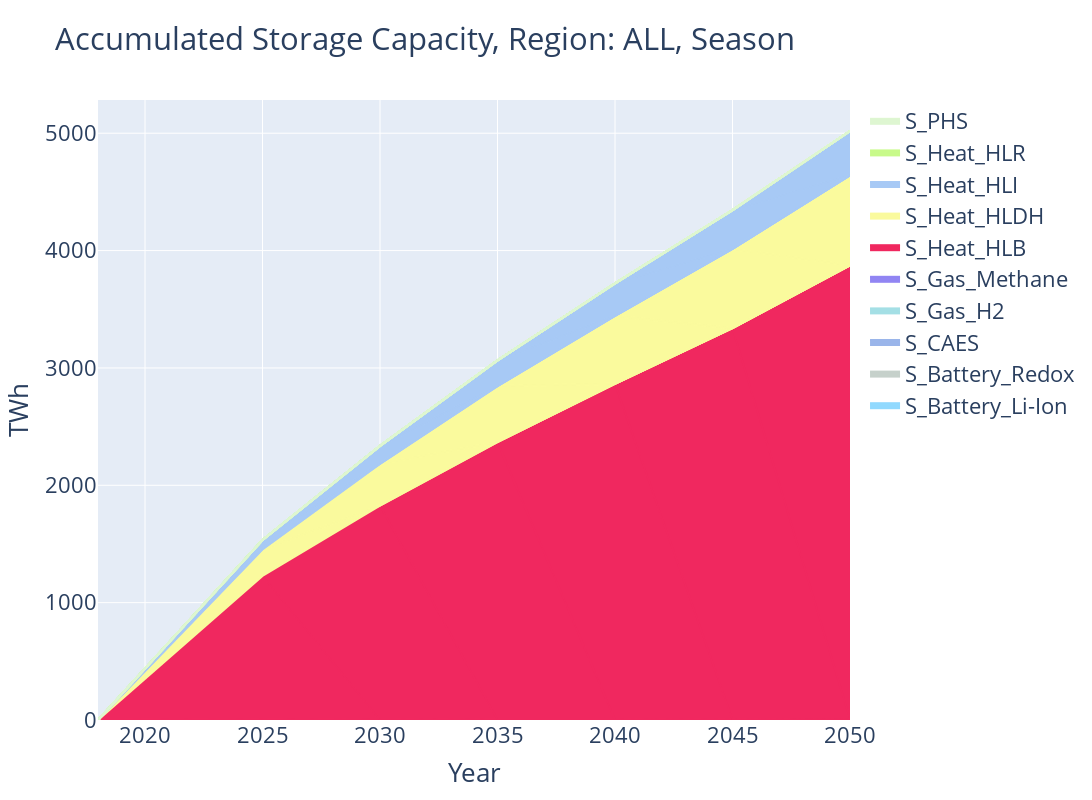

Source (notebook cell):
### Code cell
#stacked_accumulated_energy(DAILY_DATA, region=REGION, title_addon="Daily", write_fig=WRITE_FIGS)[0].show()
fig, s_over_zero = stacked_accumulated_energy(SEASON_DATA, region=REGION, title_addon="Season", write_fig=WRITE_FIGS)
fig.show()

### Figure 1 — Plotly figure (JSON) as saved in the notebook; plotly's stock layout.template omitted (floating-point values rounded to 4 significant figures)
{"data": [{"fillcolor": "#91d9fe", "legendgroup": "S_Battery_Li-Ion", "line": {"color": "#91d9fe"}, "name": "S_Battery_Li-Ion", "showlegend": true, "stackgroup": "one", "type": "scatter", "x": [2018], "y": [2.252e-13]}, {"fillcolor": "#91d9fe", "legendgroup": "S_Battery_Li-Ion", "line": {"color": "#91d9fe"}, "name": "S_Battery_Li-Ion", "showlegend": false, "stackgroup": "one", "type": "scatter", "x": [2025], "y": [1.548e-12]}, {"fillcolor": "#91d9fe", "legendgroup": "S_Battery_Li-Ion", "line": {"color": "#91d9fe"}, "name": "S_Battery_Li-Ion", "showlegend": false, "stackgroup": "one", "type": "scatter", "x": [2030], "y": [5.274e-12]}, {"fillcolor": "#91d9fe", "legendgroup": "S_Battery_Li-Ion", "line": {"color": "#91d9fe"}, "name": "S_Battery_Li-Ion", "showlegend": false, "stackgroup": "one", "type": "scatter", "x": [2035], "y": [2.039e-11]}, {"fillcolor": "#91d9fe", "legendgroup": "S_Battery_Li-Ion", "line": {"color": "#91d9fe"}, "name": "S_Battery_Li-Ion", "showlegend": false, "stackgroup": "one", "type": "scatter", "x": [2040], "y": [8.663e-11]}, {"fillcolor": "#91d9fe", "legendgroup": "S_Battery_Li-Ion", "line": {"color": "#91d9fe"}, "name": "S_Battery_Li-Ion", "showlegend": false, "stackgroup": "one", "type": "scatter", "x": [2045], "y": [2.699e-10]}, {"fillcolor": "#91d9fe", "legendgroup": "S_Battery_Li-Ion", "line": {"color": "#91d9fe"}, "name": "S_Battery_Li-Ion", "showlegend": false, "stackgroup": "one", "type": "scatter", "x": [2050], "y": [3.374e-09]}, {"fillcolor": "#c6d1cb", "legendgroup": "S_Battery_Redox", "line": {"color": "#c6d1cb"}, "name": "S_Battery_Redox", "showlegend": true, "stackgroup": "one", "type": "scatter", "x": [2018], "y": [1.48e-13]}, {"fillcolor": "#c6d1cb", "legendgroup": "S_Battery_Redox", "line": {"color": "#c6d1cb"}, "name": "S_Battery_Redox", "showlegend": false, "stackgroup": "one", "type": "scatter", "x": [2025], "y": [9.084e-13]}, {"fillcolor": "#c6d1cb", "legendgroup": "S_Battery_Redox", "line": {"color": "#c6d1cb"}, "name": "S_Battery_Redox", "showlegend": false, "stackgroup": "one", "type": "scatter", "x": [2030], "y": [3.262e-12]}, {"fillcolor": "#c6d1cb", "legendgroup": "S_Battery_Redox", "line": {"color": "#c6d1cb"}, "name": "S_Battery_Redox", "showlegend": false, "stackgroup": "one", "type": "scatter", "x": [2035], "y": [7.693e-12]}, {"fillcolor": "#c6d1cb", "legendgroup": "S_Battery_Redox", "line": {"color": "#c6d1cb"}, "name": "S_Battery_Redox", "showlegend": false, "stackgroup": "one", "type": "scatter", "x": [2040], "y": [8.894e-12]}, {"fillcolor": "#c6d1cb", "legendgroup": "S_Battery_Redox", "line": {"color": "#c6d1cb"}, "name": "S_Battery_Redox", "showlegend": false, "stackgroup": "one", "type": "scatter", "x": [2045], "y": [1.173e-11]}, {"fillcolor": "#c6d1cb", "legendgroup": "S_Battery_Redox", "line": {"color": "#c6d1cb"}, "name": "S_Battery_Redox", "showlegend": false, "stackgroup": "one", "type": "scatter", "x": [2050], "y": [5.208e-11]}, {"fillcolor": "#9ab5ea", "legendgroup": "S_CAES", "line": {"color": "#9ab5ea"}, "name": "S_CAES", "showlegend": true, "stackgroup": "one", "type": "scatter", "x": [2018], "y": [7.2e-12]}, {"fillcolor": "#9ab5ea", "legendgroup": "S_CAES", "line": {"color": "#9ab5ea"}, "name": "S_CAES", "showlegend": false, "stackgroup": "one", "type": "scatter", "x": [2025], "y": [4.124e-10]}, {"fillcolor": "#9ab5ea", "legendgroup": "S_CAES", "line": {"color": "#9ab5ea"}, "name": "S_CAES", "showlegend": false, "stackgroup": "one", "type": "scatter", "x": [2030], "y": [1.073e-09]}, {"fillcolor": "#9ab5ea", "legendgroup": "S_CAES", "line": {"color": "#9ab5ea"}, "name": "S_CAES", "showlegend": false, "stackgroup": "one", "type": "scatter", "x": [2035], "y": [2.08e-09]}, {"fillcolor": "#9ab5ea", "legendgroup": "S_CAES", "line": {"color": "#9ab5ea"}, "name": "S_CAES", "showlegend": false, "stackgroup": "one", "type": "scatter", "x": [2040], "y": [3.851e-09]}, {"fillcolor": "#9ab5ea", "legendgroup": "S_CAES", "line": {"color": "#9ab5ea"}, "name": "S_CAES", "showlegend": false, "stackgroup": "one", "type": "scatter", "x": [2045], "y": [7.241e-09]}, {"fillcolor": "#9ab5ea", "legendgroup": "S_CAES", "line": {"color": "#9ab5ea"}, "name": "S_CAES", "showlegend": false, "stackgroup": "one", "type": "scatter", "x": [2050], "y": [4.848e-08]}, {"fillcolor": "#a4dfe5", "legendgroup": "S_Gas_H2", "line": {"color": "#a4dfe5"}, "name": "S_Gas_H2", "showlegend": true, "stackgroup": "one", "type": "scatter", "x": [2018], "y": [1.421e-11]}, {"fillcolor": "#a4dfe5", "legendgroup": "S_Gas_H2", "line": {"color": "#a4dfe5"}, "name": "S_Gas_H2", "showlegend": false, "stackgroup": "one", "type": "scatter", "x": [2025], "y": [3.563e-10]}, {"fillcolor": "#a4dfe5", "legendgroup": "S_Gas_H2", "line": {"color": "#a4dfe5"}, "name": "S_Gas_H2", "showlegend": false, "stackgroup": "one", "type": "scatter", "x": [2030], "y": [2.064e-09]}, {"fillcolor": "#a4dfe5", "legendgroup": "S_Gas_H2", "line": {"color": "#a4dfe5"}, "name": "S_Gas_H2", "showlegend": false, "stackgroup": "one", "type": "scatter", "x": [2035], "y": [1.266]}, {"fillcolor": "#a4dfe5", "legendgroup": "S_Gas_H2", "line": {"color": "#a4dfe5"}, "name": "S_Gas_H2", "showlegend": false, "stackgroup": "one", "type": "scatter", "x": [2040], "y": [1.91]}, {"fillcolor": "#a4dfe5", "legendgroup": "S_Gas_H2", "line": {"color": "#a4dfe5"}, "name": "S_Gas_H2", "showlegend": false, "stackgroup": "one", "type": "scatter", "x": [2045], "y": [2.351]}, {"fillcolor": "#a4dfe5", "legendgroup": "S_Gas_H2", "line": {"color": "#a4dfe5"}, "name": "S_Gas_H2", "showlegend": false, "stackgroup": "one", "type": "scatter", "x": [2050], "y": [6.249]}, {"fillcolor": "#9185f3", "legendgroup": "S_Gas_Methane", "line": {"color": "#9185f3"}, "name": "S_Gas_Methane", "showlegend": true, "stackgroup": "one", "type": "scatter", "x": [2018], "y": [2.811e-08]}, {"fillcolor": "#9185f3", "legendgroup": "S_Gas_Methane", "line": {"color": "#9185f3"}, "name": "S_Gas_Methane", "showlegend": false, "stackgroup": "one", "type": "scatter", "x": [2025], "y": [7.627e-08]}, {"fillcolor": "#9185f3", "legendgroup": "S_Gas_Methane", "line": {"color": "#9185f3"}, "name": "S_Gas_Methane", "showlegend": false, "stackgroup": "one", "type": "scatter", "x": [2030], "y": [1.588e-07]}, {"fillcolor": "#9185f3", "legendgroup": "S_Gas_Methane", "line": {"color": "#9185f3"}, "name": "S_Gas_Methane", "showlegend": false, "stackgroup": "one", "type": "scatter", "x": [2035], "y": [2.77e-07]}, {"fillcolor": "#9185f3", "legendgroup": "S_Gas_Methane", "line": {"color": "#9185f3"}, "name": "S_Gas_Methane", "showlegend": false, "stackgroup": "one", "type": "scatter", "x": [2040], "y": [4.465e-07]}, {"fillcolor": "#9185f3", "legendgroup": "S_Gas_Methane", "line": {"color": "#9185f3"}, "name": "S_Gas_Methane", "showlegend": false, "stackgroup": "one", "type": "scatter", "x": [2045], "y": [7.9e-07]}, {"fillcolor": "#9185f3", "legendgroup": "S_Gas_Methane", "line": {"color": "#9185f3"}, "name": "S_Gas_Methane", "showlegend": false, "stackgroup": "one", "type": "scatter", "x": [2050], "y": [5.457e-06]}, {"fillcolor": "#F0285F", "legendgroup": "S_Heat_HLB", "line": {"color": "#F0285F"}, "name": "S_Heat_HLB", "showlegend": true, "stackgroup": "one", "type": "scatter", "x": [2018], "y": [4.743e-06]}, {"fillcolor": "#F0285F", "legendgroup": "S_Heat_HLB", "line": {"color": "#F0285F"}, "name": "S_Heat_HLB", "showlegend": false, "stackgroup": "one", "type": "scatter", "x": [2025], "y": [1228.0]}, {"fillcolor": "#F0285F", "legendgroup": "S_Heat_HLB", "line": {"color": "#F0285F"}, "name": "S_Heat_HLB", "showlegend": false, "stackgroup": "one", "type": "scatter", "x": [2030], "y": [1827.0]}, {"fillcolor": "#F0285F", "legendgroup": "S_Heat_HLB", "line": {"color": "#F0285F"}, "name": "S_Heat_HLB", "showlegend": false, "stackgroup": "one", "type": "scatter", "x": [2035], "y": [2367.0]}, {"fillcolor": "#F0285F", "legendgroup": "S_Heat_HLB", "line": {"color": "#F0285F"}, "name": "S_Heat_HLB", "showlegend": false, "stackgroup": "one", "type": "scatter", "x": [2040], "y": [2863.0]}, {"fillcolor": "#F0285F", "legendgroup": "S_Heat_HLB", "line": {"color": "#F0285F"}, "name": "S_Heat_HLB", "showlegend": false, "stackgroup": "one", "type": "scatter", "x": [2045], "y": [3336.0]}, {"fillcolor": "#F0285F", "legendgroup": "S_Heat_HLB", "line": {"color": "#F0285F"}, "name": "S_Heat_HLB", "showlegend": false, "stackgroup": "one", "type": "scatter", "x": [2050], "y": [3868.0]}, {"fillcolor": "#fafa9d", "legendgroup": "S_Heat_HLDH", "line": {"color": "#fafa9d"}, "name": "S_Heat_HLDH", "showlegend": true, "stackgroup": "one", "type": "scatter", "x": [2018], "y": [4.301e-06]}, {"fillcolor": "#fafa9d", "legendgroup": "S_Heat_HLDH", "line": {"color": "#fafa9d"}, "name": "S_Heat_HLDH", "showlegend": false, "stackgroup": "one", "type": "scatter", "x": [2025], "y": [225.4]}, {"fillcolor": "#fafa9d", "legendgroup": "S_Heat_HLDH", "line": {"color": "#fafa9d"}, "name": "S_Heat_HLDH", "showlegend": false, "stackgroup": "one", "type": "scatter", "x": [2030], "y": [356.0]}, {"fillcolor": "#fafa9d", "legendgroup": "S_Heat_HLDH", "line": {"color": "#fafa9d"}, "name": "S_Heat_HLDH", "showlegend": false, "stackgroup": "one", "type": "scatter", "x": [2035], "y": [477.3]}, {"fillcolor": "#fafa9d", "legendgroup": "S_Heat_HLDH", "line": {"color": "#fafa9d"}, "name": "S_Heat_HLDH", "showlegend": false, "stackgroup": "one", "type": "scatter", "x": [2040], "y": [578.8]}, {"fillcolor": "#fafa9d", "legendgroup": "S_Heat_HLDH", "line": {"color": "#fafa9d"}, "name": "S_Heat_HLDH", "showlegend": false, "stackgroup": "one", "type": "scatter", "x": [2045], "y": [675.4]}, {"fillcolor": "#fafa9d", "legendgroup": "S_Heat_HLDH", "line": {"color": "#fafa9d"}, "name": "S_Heat_HLDH", "showlegend": false, "stackgroup": "one", "type": "scatter", "x": [2050], "y": [767.6]}, {"fillcolor": "#a7c9f5", "legendgroup": "S_Heat_HLI", "line": {"color": "#a7c9f5"}, "name": "S_Heat_HLI", "showlegend": true, "stackgroup": "one", "type": "scatter", "x": [2018], "y": [1.954e-06]}, {"fillcolor": "#a7c9f5", "legendgroup": "S_Heat_HLI", "line": {"color": "#a7c9f5"}, "name": "S_Heat_HLI", "showlegend": false, "stackgroup": "one", "type": "scatter", "x": [2025], "y": [80.78]}, {"fillcolor": "#a7c9f5", "legendgroup": "S_Heat_HLI", "line": {"color": "#a7c9f5"}, "name": "S_Heat_HLI", "showlegend": false, "stackgroup": "one", "type": "scatter", "x": [2030], "y": [153.5]}, {"fillcolor": "#a7c9f5", "legendgroup": "S_Heat_HLI", "line": {"color": "#a7c9f5"}, "name": "S_Heat_HLI", "showlegend": false, "stackgroup": "one", "type": "scatter", "x": [2035], "y": [218.5]}, {"fillcolor": "#a7c9f5", "legendgroup": "S_Heat_HLI", "line": {"color": "#a7c9f5"}, "name": "S_Heat_HLI", "showlegend": false, "stackgroup": "one", "type": "scatter", "x": [2040], "y": [276.9]}, {"fillcolor": "#a7c9f5", "legendgroup": "S_Heat_HLI", "line": {"color": "#a7c9f5"}, "name": "S_Heat_HLI", "showlegend": false, "stackgroup": "one", "type": "scatter", "x": [2045], "y": [330.7]}, {"fillcolor": "#a7c9f5", "legendgroup": "S_Heat_HLI", "line": {"color": "#a7c9f5"}, "name": "S_Heat_HLI", "showlegend": false, "stackgroup": "one", "type": "scatter", "x": [2050], "y": [376.9]}, {"fillcolor": "#c8fa8a", "legendgroup": "S_Heat_HLR", "line": {"color": "#c8fa8a"}, "name": "S_Heat_HLR", "showlegend": true, "stackgroup": "one", "type": "scatter", "x": [2018], "y": [3.947e-13]}, {"fillcolor": "#c8fa8a", "legendgroup": "S_Heat_HLR", "line": {"color": "#c8fa8a"}, "name": "S_Heat_HLR", "showlegend": false, "stackgroup": "one", "type": "scatter", "x": [2025], "y": [8.432e-13]}, {"fillcolor": "#c8fa8a", "legendgroup": "S_Heat_HLR", "line": {"color": "#c8fa8a"}, "name": "S_Heat_HLR", "showlegend": false, "stackgroup": "one", "type": "scatter", "x": [2030], "y": [1.557e-12]}, {"fillcolor": "#c8fa8a", "legendgroup": "S_Heat_HLR", "line": {"color": "#c8fa8a"}, "name": "S_Heat_HLR", "showlegend": false, "stackgroup": "one", "type": "scatter", "x": [2035], "y": [5.2e-12]}, {"fillcolor": "#c8fa8a", "legendgroup": "S_Heat_HLR", "line": {"color": "#c8fa8a"}, "name": "S_Heat_HLR", "showlegend": false, "stackgroup": "one", "type": "scatter", "x": [2040], "y": [1.414e-11]}, {"fillcolor": "#c8fa8a", "legendgroup": "S_Heat_HLR", "line": {"color": "#c8fa8a"}, "name": "S_Heat_HLR", "showlegend": false, "stackgroup": "one", "type": "scatter", "x": [2045], "y": [3.313e-11]}, {"fillcolor": "#c8fa8a", "legendgroup": "S_Heat_HLR", "line": {"color": "#c8fa8a"}, "name": "S_Heat_HLR", "showlegend": false, "stackgroup": "one", "type": "scatter", "x": [2050], "y": [5.719e-10]}, {"fillcolor": "#def6d1", "legendgroup": "S_PHS", "line": {"color": "#def6d1"}, "name": "S_PHS", "showlegend": true, "stackgroup": "one", "type": "scatter", "x": [2018], "y": [6.089e-13]}, {"fillcolor": "#def6d1", "legendgroup": "S_PHS", "line": {"color": "#def6d1"}, "name": "S_PHS", "showlegend": false, "stackgroup": "one", "type": "scatter", "x": [2025], "y": [3.342e-12]}, {"fillcolor": "#def6d1", "legendgroup": "S_PHS", "line": {"color": "#def6d1"}, "name": "S_PHS", "showlegend": false, "stackgroup": "one", "type": "scatter", "x": [2030], "y": [9.214e-12]}, {"fillcolor": "#def6d1", "legendgroup": "S_PHS", "line": {"color": "#def6d1"}, "name": "S_PHS", "showlegend": false, "stackgroup": "one", "type": "scatter", "x": [2035], "y": [1.843e-11]}, {"fillcolor": "#def6d1", "legendgroup": "S_PHS", "line": {"color": "#def6d1"}, "name": "S_PHS", "showlegend": false, "stackgroup": "one", "type": "scatter", "x": [2040], "y": [3.426e-11]}, {"fillcolor": "#def6d1", "legendgroup": "S_PHS", "line": {"color": "#def6d1"}, "name": "S_PHS", "showlegend": false, "stackgroup": "one", "type": "scatter", "x": [2045], "y": [7.461e-11]}, {"fillcolor": "#def6d1", "legendgroup": "S_PHS", "line": {"color": "#def6d1"}, "name": "S_PHS", "showlegend": false, "stackgroup": "one", "type": "scatter", "x": [2050], "y": [5.748e-10]}], "layout": {"barmode": "stack", "font": {"size": 22}, "height": 800, "legend": {"traceorder": "reversed"}, "title": {"text": "Accumulated Storage Capacity, Region: ALL, Season"}, "width": 1400, "xaxis": {"title": {"text": "Year"}}, "yaxis": {"title": {"text": "TWh"}}}}
